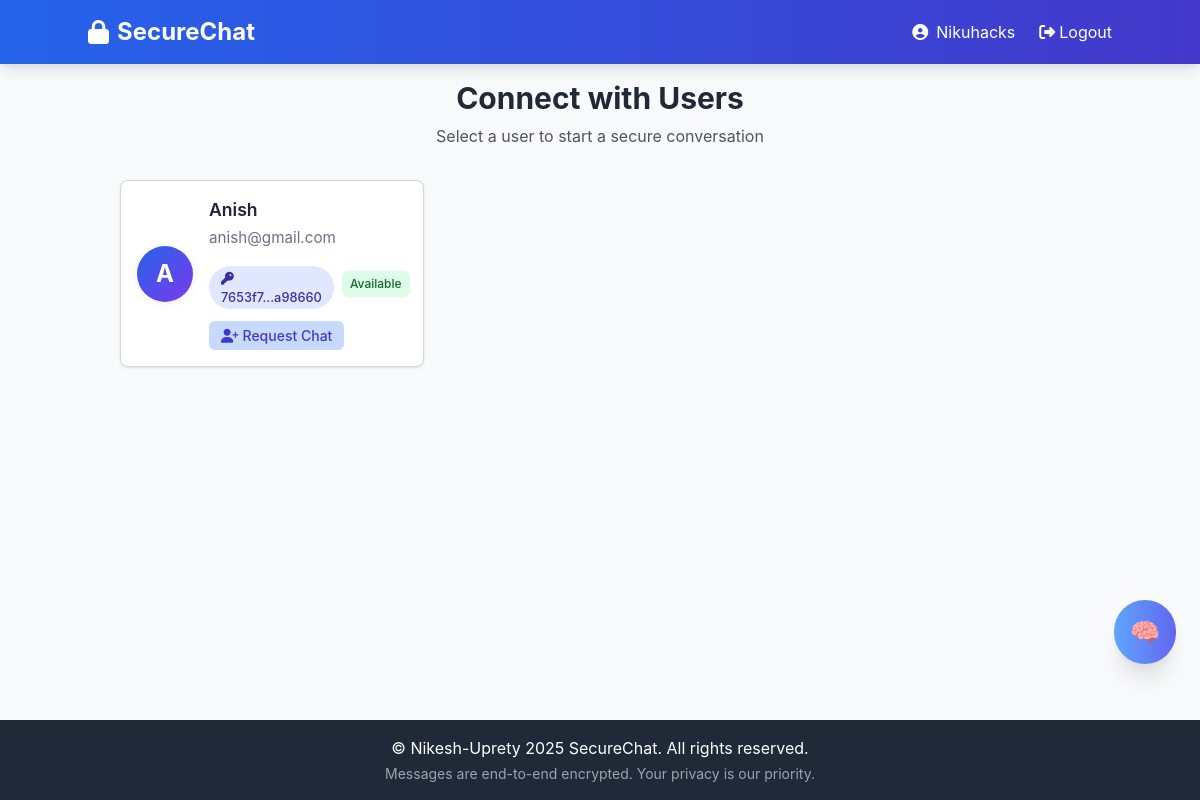
The page /index (signed in) on the database as committed earlier.
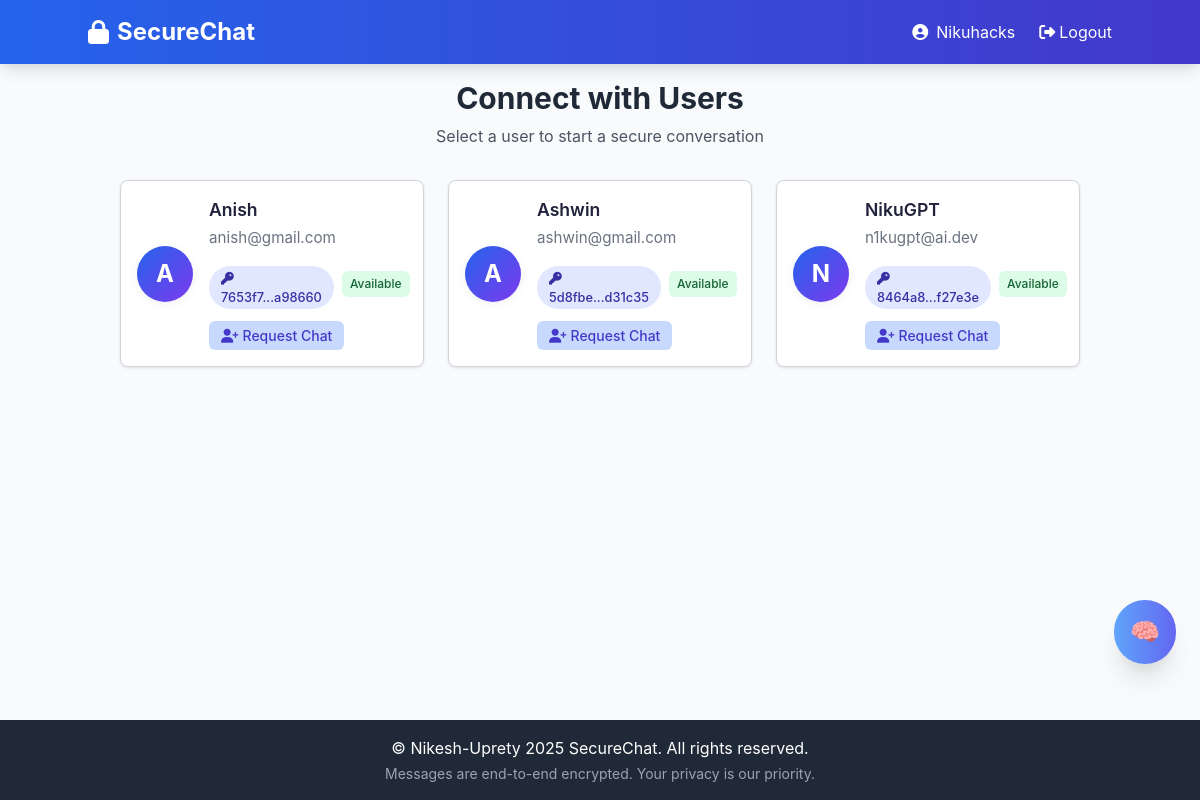
The same page on the database as committed later.
### app/models.py (models this page shows, shortened)
class User(UserMixin, db.Model):
    id = db.Column(db.Integer, primary_key=True)
    username = db.Column(db.String(64), index=True,
                         unique=True, nullable=False)
    email = db.Column(db.String(120), index=True, unique=True, nullable=False)
    password_hash = db.Column(db.String(128), nullable=False)
    public_key = db.Column(db.Text, nullable=False)
    private_key = db.Column(db.Text, nullable=False)
    created_at = db.Column(db.DateTime, default=lambda: datetime.now())
    last_seen = db.Column(db.DateTime, default=lambda: datetime.now())
    messages_sent = db.relationship('Message',
                                    foreign_keys='Message.sender_id',
                                    backref='sender',
                                    lazy='dynamic')
    messages_received = db.relationship('Message',
                                        foreign_keys='Message.recipient_id',
                                        backref='recipient',
                                        lazy='dynamic')
    sent_requests = db.relationship('ChatRequest',
                                    foreign_keys='ChatRequest.sender_id',
                                    backref='sender',
                                    lazy='dynamic')
    received_requests = db.relationship('ChatRequest',
                                        foreign_keys='ChatRequest.recipient_id',
                                        backref='recipient',
                                        lazy='dynamic')
    def has_pending_request_to(self, other_user_id):
        return ChatRequest.query.filter_by(
            sender_id=self.id,
            recipient_id=other_user_id,
            status='pending'
        ).first() is not None
    def has_pending_request_from(self, other_user_id):
        return ChatRequest.query.filter_by(
            sender_id=other_user_id,
            recipient_id=self.id,
            status='pending'
        ).first() is not None
    def has_active_chat_with(self, other_user_id):
        return ChatRequest.query.filter(
            or_(
                and_(
                    ChatRequest.sender_id == self.id,
                    ChatRequest.recipient_id == other_user_id,
                    ChatRequest.status == 'accepted'
                ),
                and_(
                    ChatRequest.sender_id == other_user_id,
                    ChatRequest.recipient_id == self.id,
                    ChatRequest.status == 'accepted'
                )
            )
        ).first() is not None
    def get_chat_status_with(self, other_user_id):
        if self.has_active_chat_with(other_user_id):
            return 'active'
        if self.has_pending_request_to(other_user_id):
            return 'pending'
        if self.has_pending_request_from(other_user_id):
            return 'requested'
        return 'available'
    def get_public_key_fingerprint(self):
        import hashlib
        key_hash = hashlib.sha256(self.public_key.encode('utf-8')).hexdigest()
        return f"{key_hash[:6]}...{key_hash[-6:]}"

### app/chat/routes.py (the view)
@chat_bp.route('/index')
@login_required
def index():
    users = User.query.filter(User.id != current_user.id).all()
    return render_template('chat/index.html', title='Home', users=users)

### app/models.py (called while the page is built)
@login_manager.user_loader
def load_user(id):
    return User.query.get(int(id))

### app/templates/chat/index.html (shortened to what this page needs)
{% extends "base.html" %}
{% block content %}
<div class="max-w-6xl mx-auto px-4">
    <div class="text-center mb-8">
        <h1 class="text-3xl font-bold text-gray-800 mb-2">Connect with Users</h1>
        <p class="text-gray-600">Select a user to start a secure conversation</p>
    </div>
    <div class="user-card-grid">
        {% for user in users %}
        <div class="user-card">
            <div class="user-card-content">
                <div class="user-avatar">
                    {{ user.username[0].upper() }}
                </div>
                <div class="user-card-info">
                    <h3>{{ user.username }}</h3>
                    <p>{{ user.email }}</p>
                    <div class="flex items-center mt-2">
                        <span class="user-card-badge mr-2">
                            <i class="fas fa-key mr-1"></i>
                            {{ user.get_public_key_fingerprint() }}
                        </span>
                        {% set status = current_user.get_chat_status_with(user.id) %}
                        <span class="status-badge status-{{ status }}">
                            {{ status|title }}
                        </span>
                    </div>
                    <div class="user-card-actions">
                        {% set status = current_user.get_chat_status_with(user.id) %}
                        {% set rejected_request = current_user.sent_requests|selectattr('recipient_id', 'equalto',
                        user.id)|selectattr('status', 'equalto', 'rejected')|first %}
                        {% if status == 'active' %}
                        <a href="{{ url_for('chat.chat', user_id=user.id) }}" class="action-btn chat-btn">
                            <i class="fas fa-comments mr-1"></i> Chat
                        </a>
                        {% elif status == 'pending' %}
                        <span class="action-btn pending-btn">
                            <i class="fas fa-clock mr-1"></i> Pending
                        </span>
                        {% else %}
                        <form action="{{ url_for('chat.send_request', recipient_id=user.id) }}" method="POST">
                            <button type="submit" class="action-btn request-btn">
                                <i class="fas fa-user-plus mr-1"></i> Request Chat
                            </button>
                        </form>
                        {% endif %}
                    </div>
                </div>
            </div>
        </div>
        {% endfor %}
    </div>
</div>
{% endblock %}

### app/templates/base.html (shortened to what this page needs)
<!DOCTYPE html>
<html lang="en">
<head>
    <link href="https://cdn.jsdelivr.net/npm/tailwindcss@2.2.19/dist/tailwind.min.css" rel="stylesheet">
    <link rel="stylesheet" href="https://cdnjs.cloudflare.com/ajax/libs/font-awesome/6.4.0/css/all.min.css">
    <link rel="stylesheet" href="{{ url_for('static', filename='css/styles.css') }}">
</head>
<body class="bg-gray-50 flex flex-col min-h-screen">
    <header class="bg-gradient-to-r from-blue-600 to-indigo-700 text-white p-4 shadow-lg">
        <div class="container mx-auto flex justify-between items-center">
            <a href="{{ url_for('chat.index') }}" class="text-2xl font-bold flex items-center">
                <i class="fas fa-lock mr-2"></i>SecureChat
            </a>
            <nav class="flex items-center space-x-6">
                {% if current_user.is_authenticated %}
                <span class="hidden md:inline-flex items-center">
                    <i class="fas fa-user-circle mr-2"></i> {{ current_user.username }}
                </span>
                <a href="{{ url_for('auth.logout') }}" class="hover:text-blue-200 transition-colors flex items-center">
                    <i class="fas fa-sign-out-alt mr-1"></i> Logout
                </a>
                {% endif %}
            </nav>
        </div>
    </header>
    <main class="container mx-auto flex-grow p-4">
        {% block content %}{% endblock %}
    </main>
    {% if current_user.is_authenticated %}
    <div class="flex justify-end w-full">
        <button id="nikugpt-btn"
            class="mb-6 mr-6 bg-gradient-to-r from-blue-400 to-indigo-500 text-white p-4 rounded-full shadow-xl hover:shadow-2xl transition-all duration-300 flex items-center z-40 text-2xl"
            title="Ask NikuGPT">
            🧠
        </button>
    </div>
    {% endif %}
    <footer class="bg-gray-800 text-white text-center p-4 mt-8">
        <p>© Nikesh-Uprety 2025 SecureChat. All rights reserved.</p>
        <p class="text-sm text-gray-400 mt-1">Messages are end-to-end encrypted. Your privacy is our priority.</p>
    </footer>
</body>
</html>

### app/static/css/styles.css (style rules this page uses)
body { font-family: 'Inter', sans-serif; background-color: #f9fafb; color: #22223b; min-height: 100vh; }
.user-card-grid { display: grid; grid-template-columns: 1fr; gap: 1.5rem; }
@media (min-width: 640px) { .user-card-grid { grid-template-columns: repeat(2, 1fr); } }
@media (min-width: 1024px) { .user-card-grid { grid-template-columns: repeat(3, 1fr); } }
.user-card-content { display: flex; align-items: center; padding: 1.5rem; }
.user-avatar { width: 3.5rem; height: 3.5rem; border-radius: 9999px; background: linear-gradient(135deg, #2563eb 0%, #7c3aed 100%); color: #fff; font-size: 1.5rem; font-weight: 700; display: flex; align-items: center; justify-content: center; box-shadow: 0 2px 8px rgba(44, 62, 80, 0.08); flex-shrink: 0; }
.user-card-info { margin-left: 1rem; flex: 1; min-width: 0; }
.user-card-info h3 { font-weight: 600; font-size: 1.1rem; color: #22223b; margin-bottom: 0.25rem; white-space: nowrap; overflow: hidden; text-overflow: ellipsis; }
.user-card-info p { color: #6b7280; font-size: 0.95rem; white-space: nowrap; overflow: hidden; text-overflow: ellipsis; }
.user-card-badge { display: inline-block; margin-top: 0.5rem; background: #e0e7ff; color: #3730a3; font-size: 0.8rem; padding: 0.15rem 0.75rem; border-radius: 9999px; font-weight: 500; }

### app/templates/base.html (style rules this page uses)
.status-badge { font-size: 0.75rem; padding: 0.25rem 0.5rem; border-radius: 0.25rem; font-weight: 500; }
.status-available { background-color: #ecfdf5; color: #059669; }

### app/templates/chat/index.html (style rules this page uses)
.user-card { background-color: white; border: 1px solid #d1d5db; border-radius: 0.5rem; box-shadow: 0 1px 3px rgb(0 0 0 / 0.1); overflow: hidden; margin-bottom: 1rem; transition: box-shadow 0.3s ease; }
.user-card-badge { display: inline-block; margin-top: 0.5rem; background: #e0e7ff; color: #3730a3; font-size: 0.8rem; padding: 0.15rem 0.75rem; border-radius: 9999px; font-weight: 500; }
.user-card-content { display: flex; align-items: center; padding: 1rem; }
.user-card-info { flex: 1; }
.status-badge { font-size: 0.75rem; padding: 0.25rem 0.5rem; border-radius: 0.375rem; display: inline-block; }
.status-available { background-color: #dcfce7; color: #166534; }
.action-btn { padding: 0.25rem 0.75rem; border-radius: 0.375rem; font-size: 0.875rem; font-weight: 500; cursor: pointer; transition: background-color 0.2s ease-in-out; display: inline-flex; align-items: center; text-decoration: none; color: inherit; border: none; user-select: none; margin-top: 12px; }
.request-btn { background-color: #c7dafe; color: #4338ca; }
.action-btn i { margin-right: 0.25rem; }

Rows that differ between the two databases and show on the page:
added User: username "A", username "Ashwin", email "ashwin@gmail.com", get_public_key_fingerprint "5d8fbe...d31c35", status "Available"
added User: username "N", username "NikuGPT", email "n1kugpt@ai.dev", get_public_key_fingerprint "8464a8...f27e3e", status "Available"
